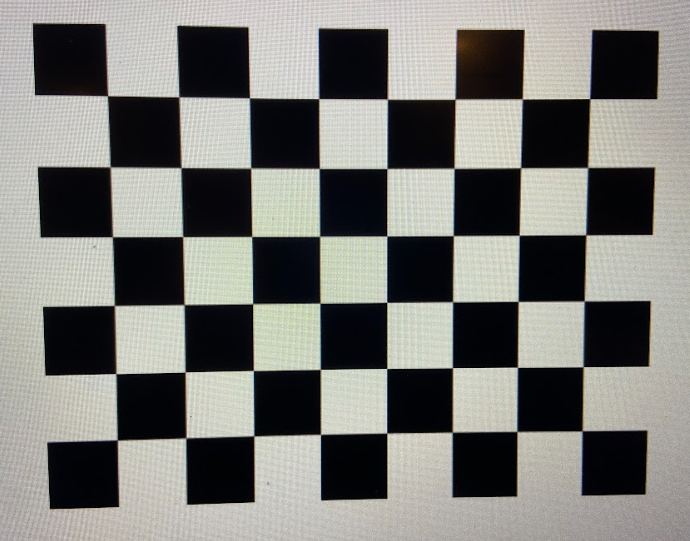
#> input picture images/Screenshot 2025-06-04 183434.png, 690 x 541 px; its folder holds only this picture in this run
$ python camera_calibration_2.py
#> lines starting #> are read from the running program, lines starting #| are printed output that depends on the picture
import cv2
import numpy as np
import glob

# Define the chess board rows and columns
rows = 6
cols = 8

# Termination criteria for corner refinement
criteria = (cv2.TERM_CRITERIA_EPS + cv2.TERM_CRITERIA_MAX_ITER, 30, 0.001)

# Prepare the object points: (0,0,0), (1,0,0), (2,0,0), ..., (6,5,0). They are the same for all images
obj_3D = np.zeros((rows * cols, 3), np.float32)
obj_3D[:, :2] = np.mgrid[0:rows, 0:cols].T.reshape(-1, 2)

obj_points_3D = []  # 3D points in real world space
img_points_2D = []  # 2D points in image plane

path = "images/*.png"
# img = cv2.imread(path)
# gray = cv2.cvtColor(img, cv2.COLOR_BGR2GRAY)

# Load calibration images
image_files = glob.glob(path)  # Use your actual image path/pattern

for image_path in image_files:
    # Load image
    img = cv2.imread(image_path)
#> img is the input picture: shape (541, 690, 3); mean B, G, R 118, 122.1, 122.2
    if img is None:
        print(f"Failed to load {image_path}")
        continue

    gray = cv2.cvtColor(img, cv2.COLOR_BGR2GRAY)

    # Find chessboard corners
    ret, corners = cv2.findChessboardCorners(gray, (rows, cols), None)
#> ret = True; corners = 48 rows, first 8: [589.8, 98.64], [587.6, 167.8], [585.7, 234.8], [584.3, 300.8], [583.2, 366.7], [582, 430.7], [522.3, 98.86], [520.7, 167.6]
    print(ret, corners)
#> (printed output is left out)
    if ret:
    # Refine the corner position
        corners = cv2.cornerSubPix(gray, corners, (11, 11), (-1, -1), criteria)
#> corners = 48 rows, first 8: [589.8, 98.62], [587.7, 167.5], [585.8, 234.9], [584.2, 301], [583.1, 366.7], [582.2, 430.8], [522.3, 98.94], [520.6, 167.7]

        # Add the object points and the image points to the arrays
        obj_points_3D.append(obj_3D)
        img_points_2D.append(corners)
    # Draw and display corners
    # img_display = img.copy()
    # cv2.drawChessboardCorners(img_display, Ch_Dim, corners2, ret)
    # cv2.imshow('Chessboard Corners', img_display)
    # cv2.waitKey(0)  # Display for 500ms
    ret, mtx, dist, rvecs, tvecs = cv2.calibrateCamera(obj_points_3D, img_points_2D, gray.shape[::-1], None, None)
#> ret = 0.268; mtx = [[872.5, 0, 365.1], [0, 874, 275.6], [0, 0, 1]]; dist = [[0.0825, 0.963, -0.000191, 0.0023, -5.93]]; rvecs = ([0.0204, -0.128, 1.56],); tvecs = ([3.31, -2.6, 13.05],)
    h, w = gray.shape
#> h = 541; w = 690
    newCameraMtx, roi = cv2.getOptimalNewCameraMatrix(mtx, dist, (w, h), 1, (w, h))
#> newCameraMtx = [[842.8, 0, 375.2], [0, 829.7, 277.8], [0, 0, 1]]; roi = (26, 20, 657, 505)
    # undistort
    dst = cv2.undistort(img, mtx, dist, None, newCameraMtx)
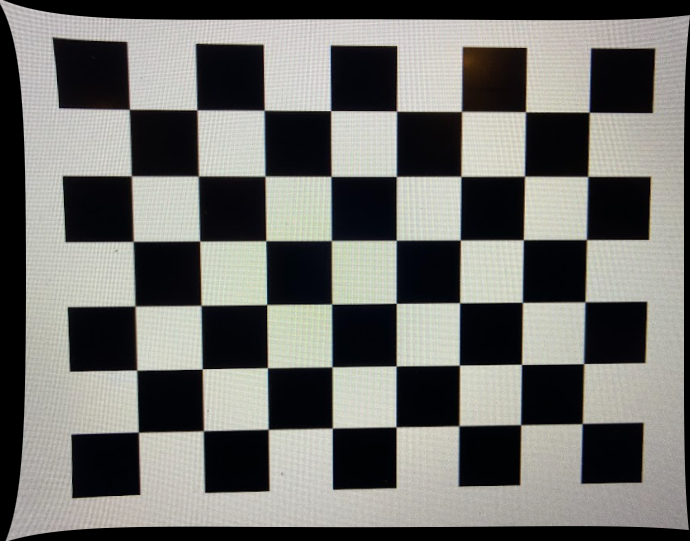
#> dst: shape (541, 690, 3); mean B, G, R 107.1, 110.8, 110.8

    # crop the image
    #x, y, w, h = roi
    #dst = dst[y:y+h, x:x+w]
    cv2.imwrite('calibresult.png', dst)

    cv2.imshow('chess board', np.hstack((img, dst)))
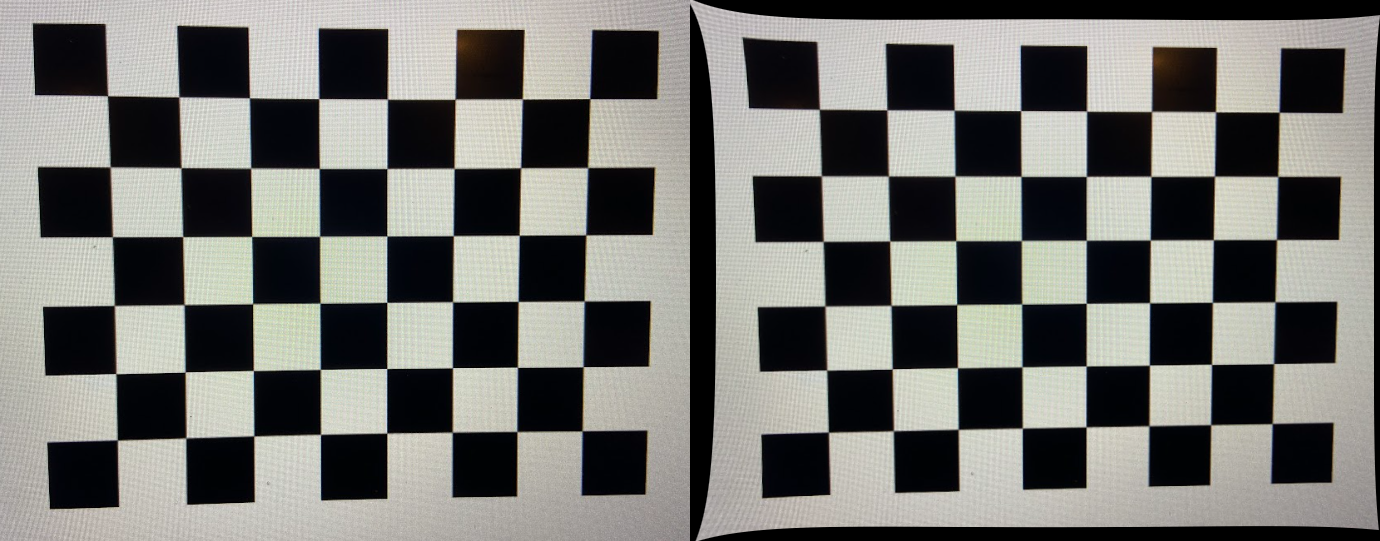
#> window 'chess board': shape (541, 1380, 3); mean B, G, R 112.5, 116.5, 116.5
    cv2.waitKey(0)
    cv2.destroyAllWindows()

$ run again, on images/Screenshot 2025-06-04 183502.png
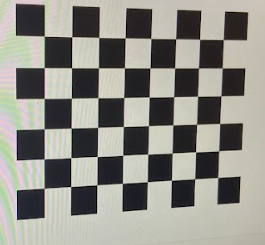
#> input picture images/Screenshot 2025-06-04 183502.png, 265 x 245 px
#> img is the input picture: shape (245, 265, 3); mean B, G, R 134.4, 141.9, 142.8
#> `gray = cv2.cvtColor(img, cv2.COLOR_BGR2GRAY)`:
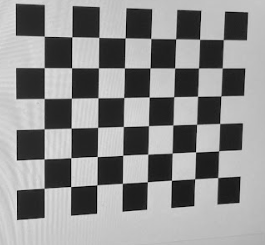
#> gray: shape (245, 265); min 0, max 227, mean 141.4
#> `ret, corners = cv2.findChessboardCorners(gray, (rows, cols), None)`: ret = True; corners = 48 rows, first 8: [223.2, 39.62], [222.3, 68.01], [220.8, 95.96], [219.7, 123.5], [218.6, 150.8], [217.7, 177.6], [199.6, 39.38], [198.5, 67.98]
#> (printed output is left out)
#> `corners = cv2.cornerSubPix(gray, corners, (11, 11), (-1, -1), criteria)`: corners = 48 rows, first 8: [223.4, 39.53], [222.2, 67.96], [221, 95.85], [219.7, 123.5], [218.6, 150.7], [217.7, 177.5], [199.6, 39.31], [198.5, 67.96]
#> `ret, mtx, dist, rvecs, tvecs = cv2.calibrateCamera(obj_points_3D, img_..`: ret = 0.154; mtx = [[515.4, 0, 123.4], [0, 566, 100.1], [0, 0, 1]]; dist = [[-0.0937, -1.05, -0.00904, 0.0168, 46.27]]; rvecs = ([-0.154, -0.332, 1.56],); tvecs = ([3.87, -2.13, 20.16],)
#> newCameraMtx = [[517.4, 0, 125.4], [0, 564.1, 99.79], [0, 0, 1]]; roi = (5, 4, 252, 231)
#> `cv2.imshow('chess board', np.hstack((img, dst)))`:
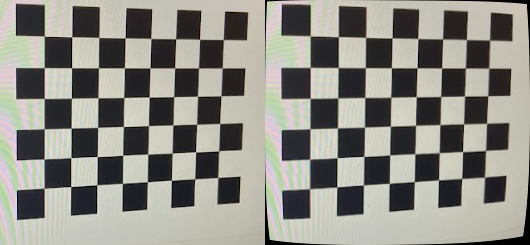
#> window 'chess board': shape (245, 530, 3); mean B, G, R 132.7, 140, 140.9
